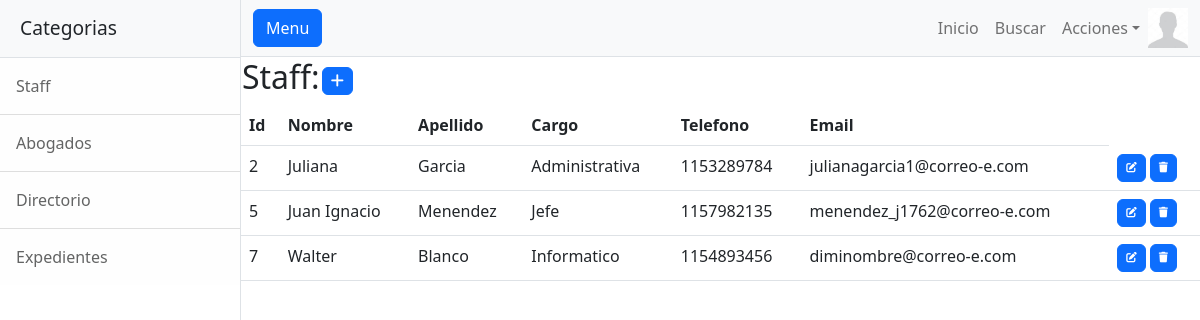
Page /quick_lex/staff/ (signed in) on the committed database.
### quick_lex/models.py (models this page shows, shortened)
class Avatar(models.Model):
    imagen = models.ImageField(upload_to="avatares")
    user = models.OneToOneField(User, on_delete= models.CASCADE)

class Staff(models.Model):
    nombre= models.CharField(max_length=50)
    apellido= models.CharField(max_length=50)
    cargo= models.CharField(max_length=50)
    telefono= models.IntegerField()
    email= models.EmailField()

### quick_lex/views.py (the view)
# urls.py: path('staff/', staff , name= "sta"),
@login_required
def staff(request):
    cxt= {'staff': Staff.objects.all()}
    return render(request, 'quick_lex/staff.html', cxt)

### quick_lex/templates/quick_lex/staff.html (shortened to what this page needs)
{% extends 'quick_lex/base.html' %}
{% load static %}
{% block content %}
<table>
    <tr>
        <td width="50"><h2>Staff:</h2></td>
        <td>
            <a
            href="{% url 'staff_create' %}"
            class="btn btn-primary"
            style="--bs-btn-padding-y: .25rem; --bs-btn-padding-x: .5rem; --bs-btn-font-size: .75rem;"
            > </i>
            </a>
        </td>
    </tr>
</table>
<table class="table">
    <thead>
        <tr>
            <th>Id</th>
            <th>Nombre</th>
            <th>Apellido</th>
            <th>Cargo</th>
            <th>Telefono</th>
            <th>Email</th>
        </tr>
    </thead>
    <tbody>
    {% for Staff in staff %}
    <tr>
        <td>{{ Staff.id }}</td>
        <td>{{ Staff.nombre }}</td>
        <td>{{ Staff.apellido }}</td>
        <td>{{ Staff.cargo }}</td>
        <td>{{ Staff.telefono }}</td>
        <td>{{ Staff.email }}</td>
        <td>
            <a
            href="{% url 'staff_update' Staff.id %}"
            class="btn btn-primary"
            style="--bs-btn-padding-y: .25rem; --bs-btn-padding-x: .5rem; --bs-btn-font-size: .75rem;"
            >
            </a>
            <a
            href="{% url 'staff_delete' Staff.id %}"
            class="btn btn-primary"
            style="--bs-btn-padding-y: .25rem; --bs-btn-padding-x: .5rem; --bs-btn-font-size: .75rem;"
            >
            </a>
        </td>
    </tr>
    {% endfor %}
    </tbody>
</table>
{% endblock content %}

### quick_lex/templates/quick_lex/base.html (shortened to what this page needs)
<!DOCTYPE html>
<html lang="en">
<head>
    {% load static %}
    <link rel="stylesheet" href="https://cdnjs.cloudflare.com/ajax/libs/font-awesome/6.4.0/css/all.min.css">
    <link href="{% static 'quick_lex/css/styles.css'%}" rel="stylesheet" />
</head>
<body>
    <div class="d-flex" id="wrapper">
        {% if user.is_authenticated %}
        <div class="border-end bg-white" id="sidebar-wrapper">
            <div class="sidebar-heading border-bottom bg-light">Categorias</div>
            <div class="list-group list-group-flush">
                <a class="list-group-item list-group-item-action list-group-item-light p-3" href="{% url 'sta' %}">Staff</a>
                <a class="list-group-item list-group-item-action list-group-item-light p-3" href="{% url 'abog' %}">Abogados</a>
                <a class="list-group-item list-group-item-action list-group-item-light p-3" href="{% url 'pers' %}">Directorio</a>
                <a class="list-group-item list-group-item-action list-group-item-light p-3" href="{% url 'exp' %}">Expedientes</a>
            </div>
        </div>
        {% endif %}
        <div id="page-content-wrapper">
            <nav class="navbar navbar-expand-lg navbar-light bg-light border-bottom">
                <div class="container-fluid">
                    <button class="btn btn-primary" id="sidebarToggle">Menu</button>
                    <div class="collapse navbar-collapse" id="navbarSupportedContent">
                        <ul class="navbar-nav ms-auto mt-2 mt-lg-0">
                            <li class="nav-item active"><a class="nav-link" href="{% url 'main' %}">Inicio</a></li>
                            {% if user.is_authenticated %}
                            <li class="nav-item"><a class="nav-link" href="{% url 'buscar_exp' %}">Buscar</a></li>
                            <li class="nav-item dropdown">
                                <a class="nav-link dropdown-toggle" id="navbarDropdown" href="#" role="button" data-bs-toggle="dropdown" aria-haspopup="true" aria-expanded="false">Acciones</a>
                            </li>
                            <div class="text-center">
                                <img src="{{ request.user.avatar.imagen.url }}" height="40px" weight="40px"/>
                            </div>
                            {% else %}
                            <li class="nav-item"><a class="nav-link" href="{% url 'login' %}">Login</a></li>
                            <li class="nav-item"><a class="nav-link" href="{% url 'registro' %}">Crear Usuario</a></li>
                            {% endif %}
                        </ul>
                    </div>
                </div>
            </nav>
            {% block content %}{% endblock content %}
        </div>
    </div>
</body>
</html>

### rows in the picture
Staff: id "2", nombre "Juliana", apellido "Garcia", cargo "Administrativa", telefono "1153289784", email "julianagarcia1@correo-e.com"
Staff: id "5", nombre "Juan Ignacio", apellido "Menendez", cargo "Jefe", telefono "1157982135", email "menendez_j1762@correo-e.com"
Staff: id "7", nombre "Walter", apellido "Blanco", cargo "Informatico", telefono "1154893456", email "diminombre@correo-e.com"
